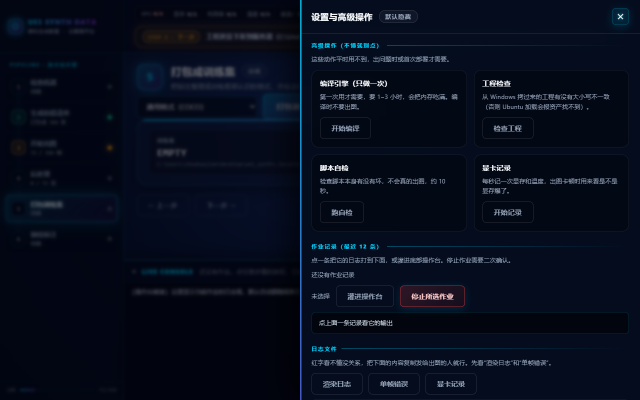
#> input picture shot_v3_08_drawer.png, 1280 x 800 px (shown at 1/2 size)
$ python -i asset_fit.py   (imports and definitions only)
#> lines starting #> are read from the running program, lines starting #| are printed output that depends on the picture; after the words box and inside, x2 and y2 are one past the last pixel; in counts of white or black regions, pixels touching at a corner belong together
#!/usr/bin/env python3
"""素材适配门控：用遮盖关系代替形状猜测。

核心思想：不判断原牌"叫什么形状"，而是判断候选素材能否严丝合缝盖住原牌前景。
三个硬指标：
  1. 前景覆盖率 recall = |原牌前景 ∩ 素材| / |原牌前景|        >= 0.94
  2. 最大外露距离 exposed_px（露角像素到素材边界的最大距离）   <= 2px
  3. IoU = |∩| / |∪|                                          >= 0.85
再叠加底色一致性，避免红圈盖蓝底。
"""
import os

import cv2
import numpy as np

# 素材前景掩码缓存：path -> (mtime, mask_tight, color_family)
_ASSET_CACHE = {}


def _largest_cc_fill(mask):
    """取最大连通域并填内孔。"""
    m = (mask > 0).astype(np.uint8)
    if m.sum() == 0:
        return m * 0
    n, lab, stats, _ = cv2.connectedComponentsWithStats(m, connectivity=8)
    if n <= 1:
        return m
    best = 1 + int(np.argmax(stats[1:, cv2.CC_STAT_AREA]))
    m = (lab == best).astype(np.uint8)
    cnts, _ = cv2.findContours(m, cv2.RETR_EXTERNAL, cv2.CHAIN_APPROX_SIMPLE)
    if cnts:
        filled = np.zeros_like(m)
        cv2.drawContours(filled, cnts, -1, 1, thickness=-1)
        m = filled
    return m


def _tight(mask):
    ys, xs = np.where(mask > 0)
    if len(ys) == 0:
        return None, None
    y1, y2 = int(ys.min()), int(ys.max()) + 1
    x1, x2 = int(xs.min()), int(xs.max()) + 1
    return mask[y1:y2, x1:x2], (x1, y1, x2, y2)


def color_family(bgr, mask=None):
    """按 HSV 判定底色族：white / black / red / yellow / blue / green / other。"""
    if bgr is None or bgr.size == 0:
        return 'other'
    hsv = cv2.cvtColor(bgr, cv2.COLOR_BGR2HSV)
    h, s, v = hsv[:, :, 0], hsv[:, :, 1], hsv[:, :, 2]
    if mask is not None:
        sel = mask > 0
        if sel.sum() < 10:
            return 'other'
        h, s, v = h[sel], s[sel], v[sel]
    s = s.astype(np.float32)
    v = v.astype(np.float32)
    h = h.astype(np.float32)
    col = (s >= 70) & (v >= 45)
    if col.mean() < 0.12:
        return 'white' if float(np.median(v)) > 110 else 'black'
    hh = h[col]
    med = float(np.median(hh))
    if med < 12 or med >= 168:
        return 'red'
    if 12 <= med < 38:
        return 'yellow'
    if 38 <= med < 95:
        return 'green'
    if 95 <= med < 140:
        return 'blue'
    return 'other'


def asset_fg(path):
    """素材前景掩码（紧外接框），带缓存。"""
#> called with path = '../shot_v3_08_drawer.png'
    try:
        mt = os.path.getmtime(path)
    except OSError:
        return None, None, 'other'
    hit = _ASSET_CACHE.get(path)
    if hit and hit[0] == mt:
        return hit[1], hit[2], hit[3]
    im = cv2.imread(path, cv2.IMREAD_UNCHANGED)
#> im is the input picture: shape (800, 1280, 3); mean B, G, R 29.3, 14, 7.6
    if im is None:
        _ASSET_CACHE[path] = (mt, None, None, 'other')
        return None, None, 'other'
    if im.ndim == 3 and im.shape[2] == 4:
        mask = (im[:, :, 3] > 32).astype(np.uint8)
        bgr = im[:, :, :3]
    else:
        bgr = im if im.ndim == 3 else cv2.cvtColor(im, cv2.COLOR_GRAY2BGR)
        h, w = bgr.shape[:2]
#> h = 800; w = 1280
        corners = np.array([bgr[0, 0], bgr[0, w - 1],
                            bgr[h - 1, 0], bgr[h - 1, w - 1]], np.float32)
#> corners = [[18, 5, 2], [30, 12, 4], [17, 5, 1], [30, 12, 4]]
        bg = corners.mean(axis=0)
#> bg = [23.75, 8.5, 2.75]
        mask = (np.linalg.norm(bgr.astype(np.float32) - bg, axis=2) > 40).astype(np.uint8)
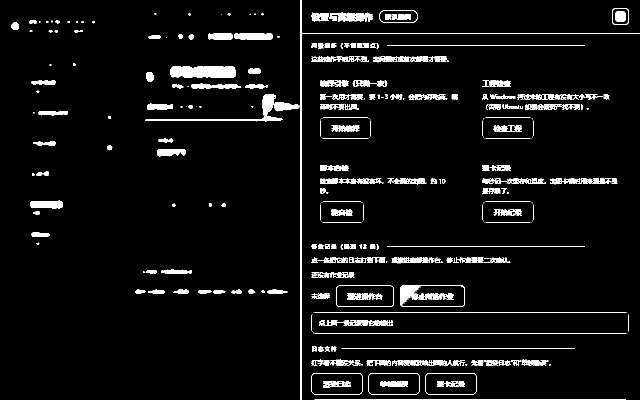
#> mask: shape (800, 1280) (shown at 1/2 size); values 0 (black) and 1 (white), 5.1% white; 370 white regions (123 under 20 px), largest, box (x1, y1, x2, y2) and area: (600, 0, 1280, 800) 3077, (341, 132, 472, 156) 2782, (290, 188, 566, 243) 1991
    mask = _largest_cc_fill(mask)
#> in _largest_cc_fill, `n, lab, stats, _ = cv2.connectedComponentsWithStats(m, connectivity=8)`:
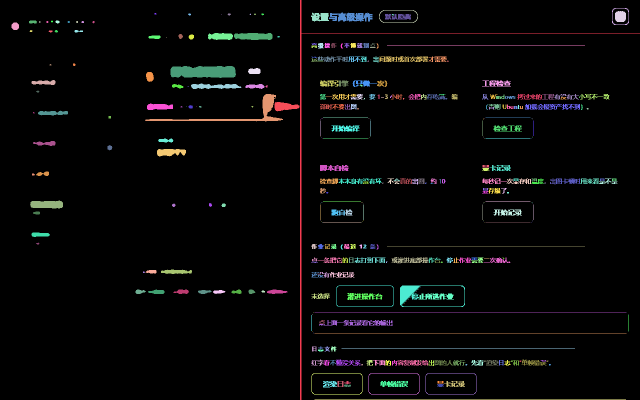
#> lab: shape (800, 1280) int32 (shown at 1/2 size); 371 distinct labels, from 0 to 370; one colour per label, 0 black
#> in _largest_cc_fill, `n, lab, stats, _ = cv2.connectedComponentsWithStats(m, connectivity=8)`: n = 371; stats = 371 rows, first 6: [0, 0, 1280, 800, 972280], [600, 0, 680, 800, 3077], [1224, 16, 34, 34, 157], [758, 20, 78, 26, 206], [1230, 22, 22, 22, 436], [622, 25, 36, 18, 481]
#> in _largest_cc_fill, `best = 1 + int(np.argmax(stats[1:, cv2.CC_STAT_AREA]))`: best = 1
#> in _largest_cc_fill, `m = (lab == best).astype(np.uint8)`:
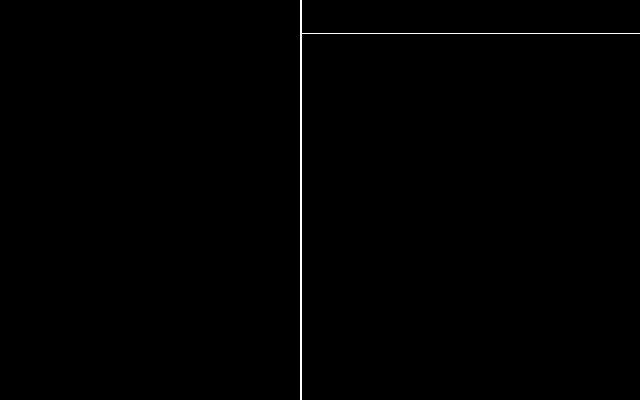
#> m: shape (800, 1280) (shown at 1/2 size); values 0 (black) and 1 (white), 0.3% white; 1 white region
#> in _largest_cc_fill, `cnts, _ = cv2.findContours(m, cv2.RETR_EXTERNAL, cv2.CHAIN_APPROX_SIMP..`: cnts = 1 contour; box (x1, y1, x2, y2) and area: (600, 0, 1280, 800) 1599
    tight, box = _tight(mask)
#> in _tight, `ys, xs = np.where(mask > 0)`: ys = 3077 values from 0 to 799; xs = 3077 values, max 1279 at index 877, min 600 at index 0, mean 675.8
#> in _tight, `y1, y2 = int(ys.min()), int(ys.max()) + 1`: y1 = 0; y2 = 800
#> in _tight, `x1, x2 = int(xs.min()), int(xs.max()) + 1`: x1 = 600; x2 = 1280
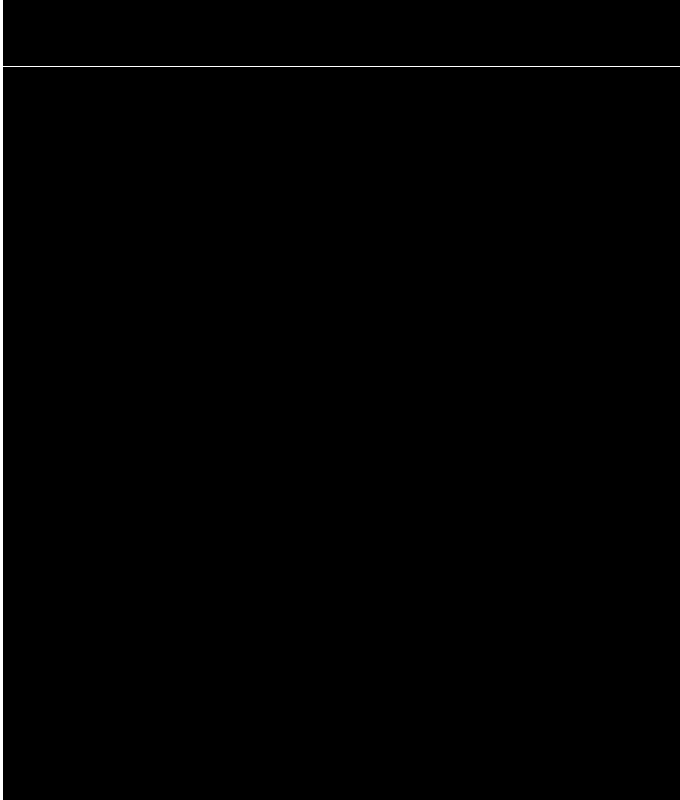
#> tight: shape (800, 680); values 0 (black) and 1 (white), 0.57% white; 1 white region, box (x1, y1, x2, y2) and area: (0, 0, 680, 800) 3077
#> box = (600, 0, 1280, 800)
    if tight is None:
        _ASSET_CACHE[path] = (mt, None, None, 'other')
        return None, None, 'other'
    x1, y1, x2, y2 = box
#> x1 = 600; y1 = 0; x2 = 1280; y2 = 800
    ring = _ring_family(bgr[y1:y2, x1:x2], tight)
#> in _ring_family, `thr = max(1.0, er.max() * band)`: thr = 1
#> in _ring_family, `ring = (m > 0) & (er <= thr)`: ring: shape (800, 680) bool; 0.27% white in thin lines or dots
#> in color_family, `hsv = cv2.cvtColor(bgr, cv2.COLOR_BGR2HSV)`: hsv: shape (800, 680, 3); mean H, S, V 111.2, 210.2, 34
#> in color_family, `h, s, v = hsv[:, :, 0], hsv[:, :, 1], hsv[:, :, 2]`:
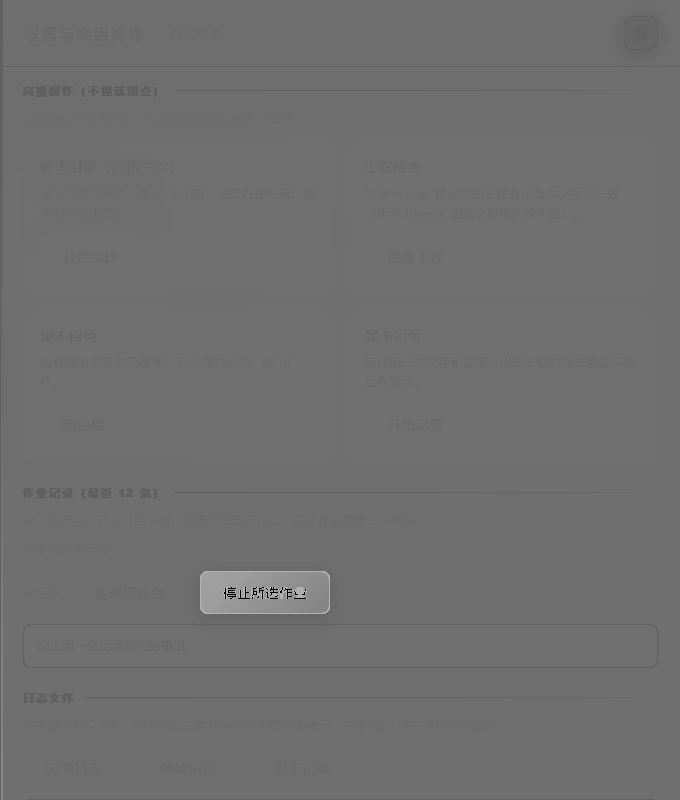
#> h: shape (800, 680); min 0, max 179, mean 111.2
#> in color_family, `h, s, v = hsv[:, :, 0], hsv[:, :, 1], hsv[:, :, 2]`:
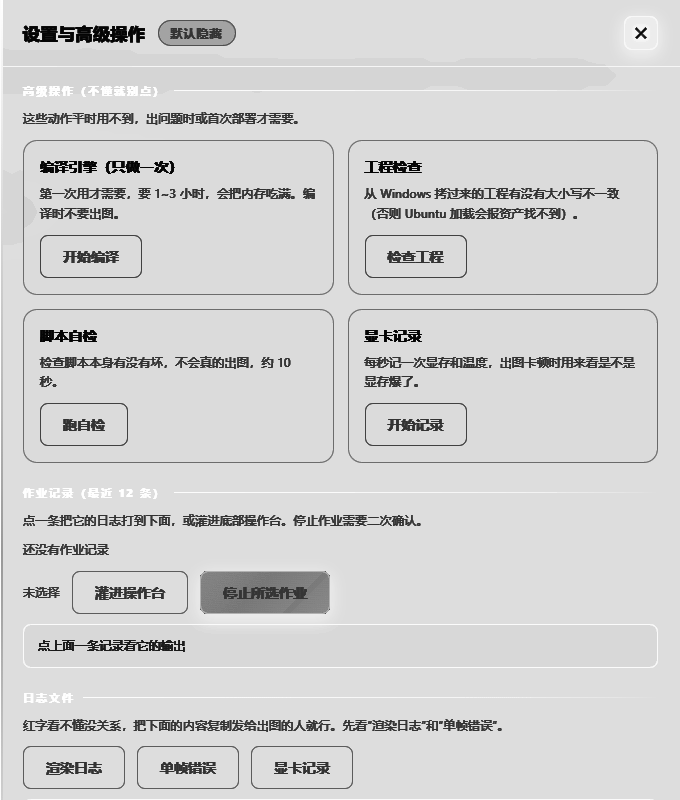
#> s: shape (800, 680); min 4, max 255, mean 210.2
#> in color_family, `h, s, v = hsv[:, :, 0], hsv[:, :, 1], hsv[:, :, 2]`:
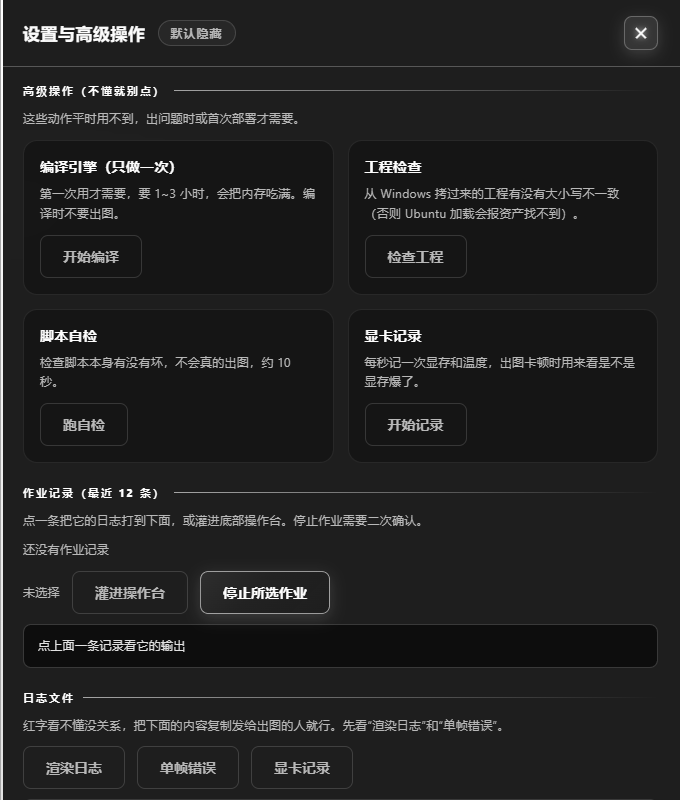
#> v: shape (800, 680); min 13, max 255, mean 34
#> in color_family, `h, s, v = h[sel], s[sel], v[sel]`: h = 1476 values, max 135 at index 1455, min 95 at index 0, mean 106.2; s = 1476 values, max 255 at index 0, min 152 at index 1225, mean 219.2; v = 1476 values, max 255 at index 0, min 87 at index 66, mean 170
#> in color_family, `hh = h[col]`: hh has the same summary as h
#> in color_family, `med = float(np.median(hh))`: med = 99
#> ring = 'blue'
    _ASSET_CACHE[path] = (mt, tight, box, ring)
    return tight, box, ring


def _ring_family(bgr, mask, band=0.28):
    """取形状外环的颜色族（限速牌的红圈、指示牌的蓝底）。"""
    if bgr is None or bgr.size == 0 or mask is None:
        return 'other'
    m = (mask > 0).astype(np.uint8)
    er = cv2.distanceTransform(m, cv2.DIST_L2, 3)
    if er.max() <= 0:
        return 'other'
    thr = max(1.0, er.max() * band)
    ring = (m > 0) & (er <= thr)
    return color_family(bgr, ring.astype(np.uint8))


# [95 lines left out: functions orig_fg, fit_metrics, check_fit, not called in this run]

# ---------------------------------------------------------------- BODY-COLOR
_BODY_CACHE = {}


# [62 lines left out: functions _body_family, asset_body, orig_body, not called in this run]

>>> result = asset_fg('../shot_v3_08_drawer.png')

$ run again, on _prev_SEM.png
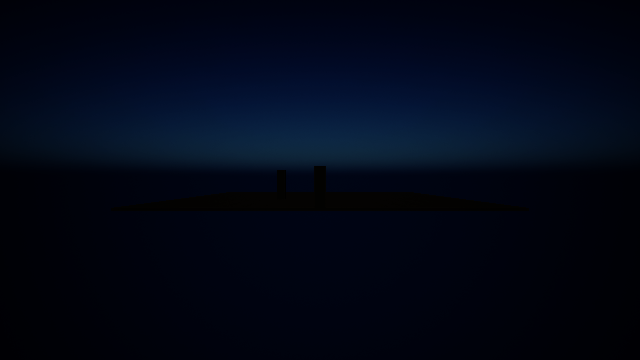
#> input picture _prev_SEM.png, 640 x 360 px
#> in asset_fg, im is the input picture: shape (360, 640, 3); mean B, G, R 22.1, 7.4, 1.5
#> corners = [[8, 1, 0], [7, 1, 0], [4, 0, 0], [4, 0, 0]]
#> bg = [5.75, 0.5, 0]
#> mask: shape (360, 640); values 0 (black) and 1 (white), 13.9% white; 13 white regions (12 under 20 px), largest, box (x1, y1, x2, y2) and area: (83, 78, 558, 167) 31945
#> lab: shape (360, 640) int32; 14 distinct labels, from 0 to 13
#> n = 14; stats = 14 rows, first 6: [0, 0, 640, 360, 198443], [83, 78, 475, 89, 31945], [289, 78, 1, 1, 1], [388, 81, 1, 1, 1], [393, 81, 1, 1, 1], [229, 83, 1, 1, 1]
#> best = 1
#> m: shape (360, 640); values 0 (black) and 1 (white), 13.9% white; 1 white region
#> cnts = 1 contour; box (x1, y1, x2, y2) and area: (83, 78, 558, 167) 31454
#> filled: shape (360, 640); values 0 (black) and 1 (white), 13.9% white; 1 white region, box (x1, y1, x2, y2) and area: (83, 78, 558, 167) 32001
#> in _tight, `y1, y2 = int(ys.min()), int(ys.max()) + 1`: y1 = 78; y2 = 167
#> in _tight, `x1, x2 = int(xs.min()), int(xs.max()) + 1`: x1 = 83; x2 = 558
#> in asset_fg, `tight, box = _tight(mask)`:
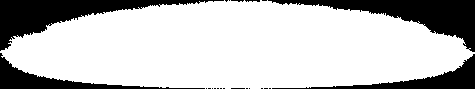
#> tight: shape (89, 475); values 0 (black) and 1 (white), 75.7% white; 22 black regions (17 under 20 px), largest, box (x1, y1, x2, y2) and area: (268, 0, 475, 52) 3525, (0, 0, 224, 51) 3512, (272, 54, 475, 89) 1588, (0, 53, 205, 89) 1564, (245, 0, 260, 2) 21
#> box = (83, 78, 558, 167)
#> in asset_fg, `x1, y1, x2, y2 = box`: x1 = 83; y1 = 78; x2 = 558; y2 = 167
#> thr = 12
#> hsv: shape (89, 475, 3); mean H, S, V 108.3, 223.8, 48.8
#> in color_family, `h, s, v = hsv[:, :, 0], hsv[:, :, 1], hsv[:, :, 2]`:
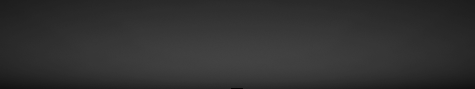
#> v: shape (89, 475); min 2, max 67, mean 48.8
#> in color_family, `h, s, v = h[sel], s[sel], v[sel]`: h = 11616 values, max 112 at index 0, min 104 at index 7819, mean 108; s = 11616 values, max 244 at index 68, min 191 at index 8893, mean 220.8; v = 11616 values, max 60 at index 8192, min 39 at index 7024, mean 46.26
#> hh = 7453 values, max 112 at index 0, min 104 at index 4885, mean 108.1
#> med = 109
#> in asset_fg, `ring = _ring_family(bgr[y1:y2, x1:x2], tight)`: ring = 'blue'
